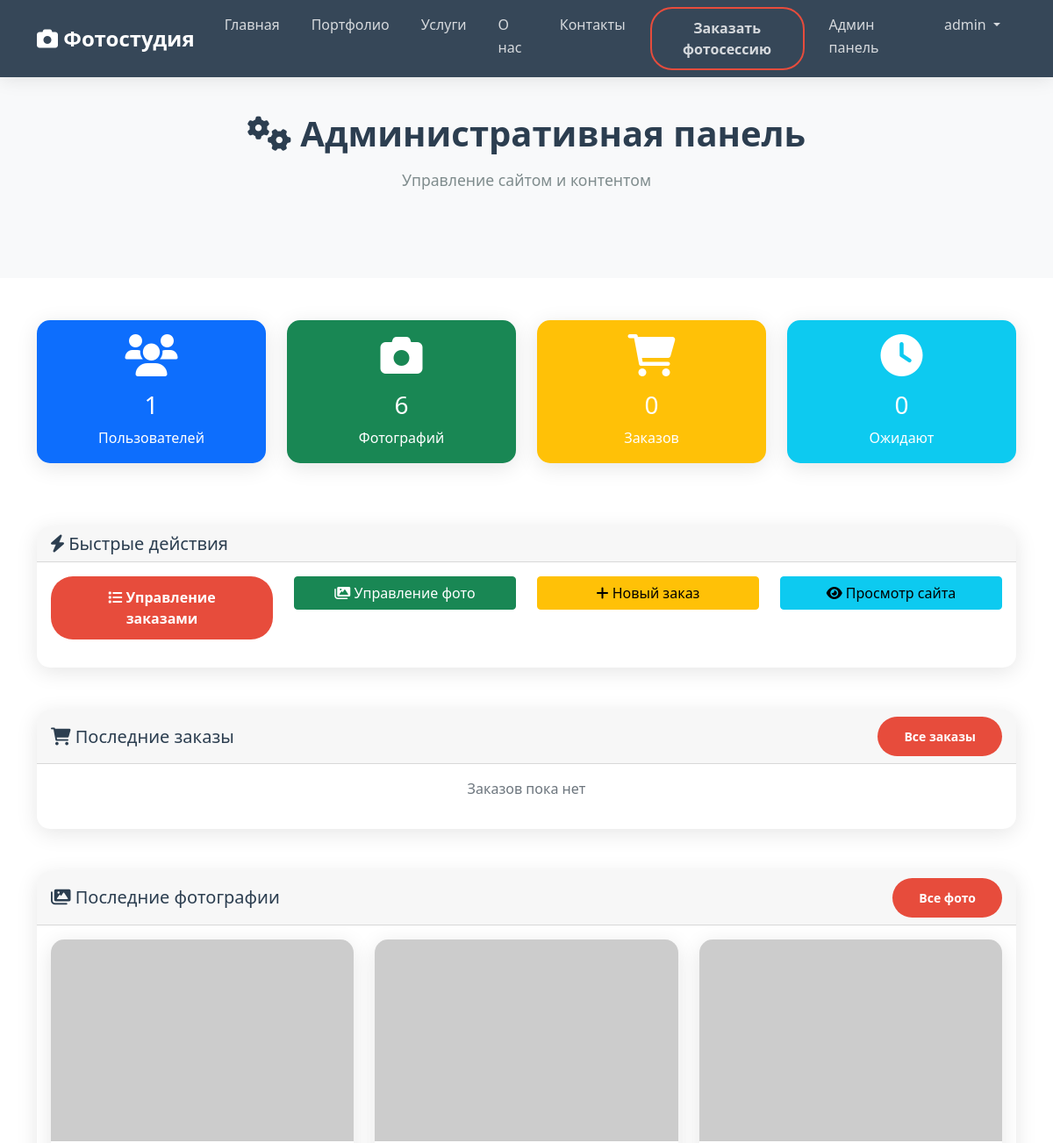
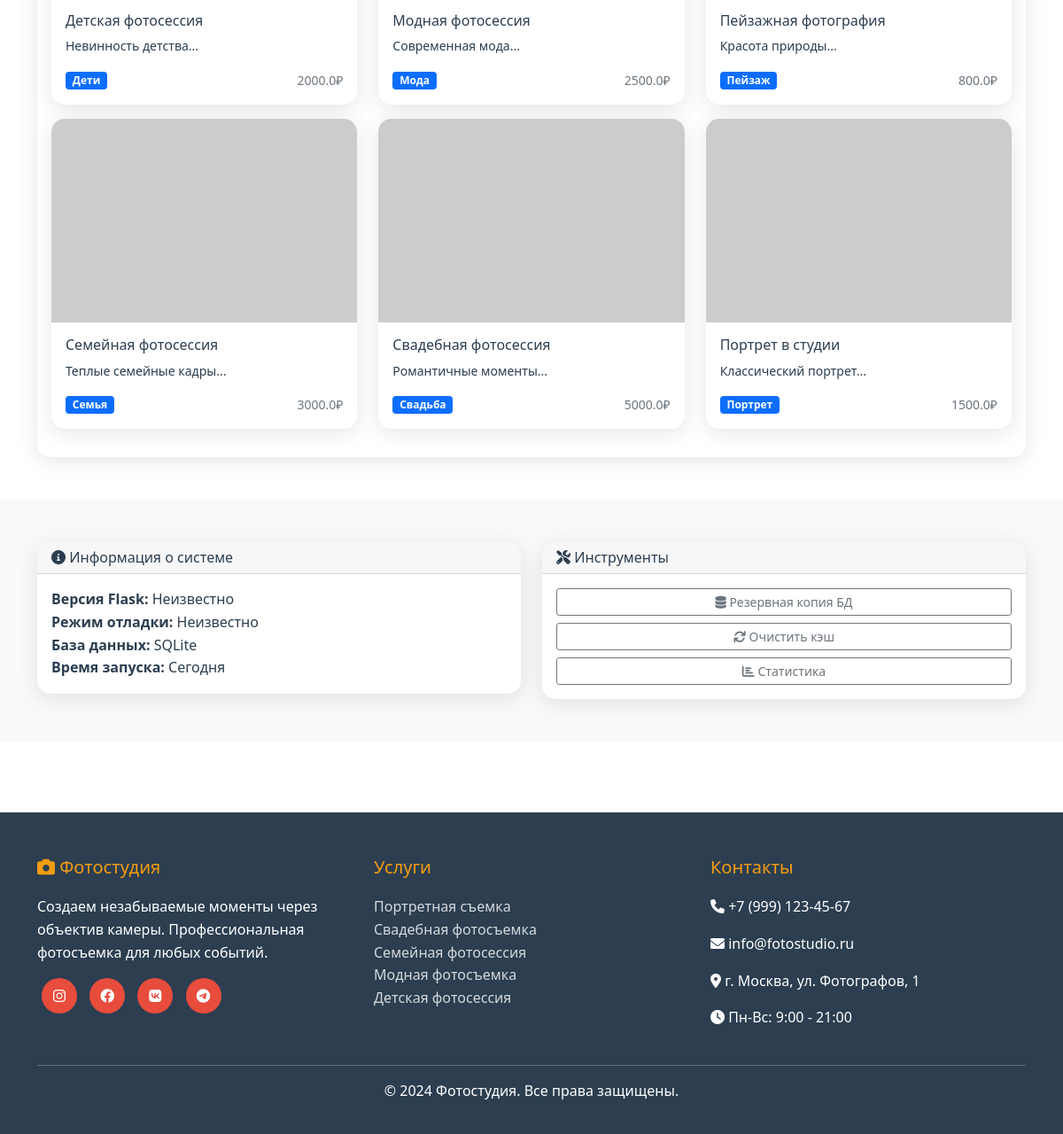
The page /admin (signed in) on the database its author committed (2 pictures, top to bottom).
### app.py (models this page shows, shortened)
class User(db.Model):
    id = db.Column(db.Integer, primary_key=True)
    username = db.Column(db.String(80), unique=True, nullable=False)
    email = db.Column(db.String(120), unique=True, nullable=False)
    password_hash = db.Column(db.String(200), nullable=False)
    is_admin = db.Column(db.Boolean, default=False)
    created_at = db.Column(db.DateTime, default=datetime.utcnow)

class Photo(db.Model):
    id = db.Column(db.Integer, primary_key=True)
    title = db.Column(db.String(100), nullable=False)
    description = db.Column(db.Text)
    filename = db.Column(db.String(200), nullable=False)
    category = db.Column(db.String(50), nullable=False)
    price = db.Column(db.Float)
    featured = db.Column(db.Boolean, default=False)
    created_at = db.Column(db.DateTime, default=datetime.utcnow)

### app.py (the view)
@app.route('/admin')
def admin():
    if not session.get('user_id') or not session.get('is_admin'):
        flash('Доступ запрещен!')
        return redirect(url_for('index'))
    orders = Order.query.order_by(Order.created_at.desc()).all()
    photos = Photo.query.order_by(Photo.created_at.desc()).all()
    users = User.query.all()
    return render_template('admin.html', orders=orders, photos=photos, users=users)

### templates/admin.html (shortened to what this page needs)
{% extends "base.html" %}
{% block content %}
<section class="py-5 bg-light">
    <div class="container">
        <div class="section-title">
            <h2><i class="fas fa-cogs"></i> Административная панель</h2>
            <p>Управление сайтом и контентом</p>
        </div>
    </div>
</section>
<section class="py-5">
    <div class="container">
        <div class="row mb-5">
            <div class="col-lg-3 col-md-6 mb-4">
                <div class="card bg-primary text-white">
                    <div class="card-body text-center">
                        <i class="fas fa-users fa-3x mb-3"></i>
                        <h3>{{ users|length }}</h3>
                        <p class="mb-0">Пользователей</p>
                    </div>
                </div>
            </div>
            <div class="col-lg-3 col-md-6 mb-4">
                <div class="card bg-success text-white">
                    <div class="card-body text-center">
                        <i class="fas fa-camera fa-3x mb-3"></i>
                        <h3>{{ photos|length }}</h3>
                        <p class="mb-0">Фотографий</p>
                    </div>
                </div>
            </div>
            <div class="col-lg-3 col-md-6 mb-4">
                <div class="card bg-warning text-white">
                    <div class="card-body text-center">
                        <i class="fas fa-shopping-cart fa-3x mb-3"></i>
                        <h3>{{ orders|length }}</h3>
                        <p class="mb-0">Заказов</p>
                    </div>
                </div>
            </div>
            <div class="col-lg-3 col-md-6 mb-4">
                <div class="card bg-info text-white">
                    <div class="card-body text-center">
                        <i class="fas fa-clock fa-3x mb-3"></i>
                        <h3>{{ orders|selectattr('status', 'equalto', 'pending')|list|length }}</h3>
                        <p class="mb-0">Ожидают</p>
                    </div>
                </div>
            </div>
        </div>
        <div class="row mb-5">
            <div class="col-12">
                <div class="card">
                    <div class="card-header">
                        <h5 class="mb-0"><i class="fas fa-bolt"></i> Быстрые действия</h5>
                    </div>
                    <div class="card-body">
                        <div class="row">
                            <div class="col-md-3 mb-3">
                                <a href="{{ url_for('admin_orders') }}" class="btn btn-primary w-100">
                                    <i class="fas fa-list"></i> Управление заказами
                                </a>
                            </div>
                            <div class="col-md-3 mb-3">
                                <a href="{{ url_for('admin_photos') }}" class="btn btn-success w-100">
                                    <i class="fas fa-images"></i> Управление фото
                                </a>
                            </div>
                            <div class="col-md-3 mb-3">
                                <a href="{{ url_for('order') }}" class="btn btn-warning w-100">
                                    <i class="fas fa-plus"></i> Новый заказ
                                </a>
                            </div>
                            <div class="col-md-3 mb-3">
                                <a href="{{ url_for('index') }}" class="btn btn-info w-100">
                                    <i class="fas fa-eye"></i> Просмотр сайта
                                </a>
                            </div>
                        </div>
                    </div>
                </div>
            </div>
        </div>
        <div class="row mb-5">
            <div class="col-12">
                <div class="card">
                    <div class="card-header d-flex justify-content-between align-items-center">
                        <h5 class="mb-0"><i class="fas fa-shopping-cart"></i> Последние заказы</h5>
                        <a href="{{ url_for('admin_orders') }}" class="btn btn-sm btn-primary">Все заказы</a>
                    </div>
                    <div class="card-body">
                        {% if orders %}
                        <div class="table-responsive">
                            <table class="table table-hover">
                                <thead>
                                    <tr>
                                        <th>ID</th>
                                        <th>Имя</th>
                                        <th>Тип съемки</th>
                                        <th>Дата</th>
                                        <th>Статус</th>
                                        <th>Действия</th>
                                    </tr>
                                </thead>
                                <tbody>
                                    {% for order in orders[:5] %}
                                    <tr>
                                        <td>#{{ order.id }}</td>
                                        <td>{{ order.name }}</td>
                                        <td>{{ order.session_type }}</td>
                                        <td>{{ order.date.strftime('%d.%m.%Y') }}</td>
                                        <td>
                                            <span class="badge
                                                {% if order.status == 'pending' %}bg-warning
                                                {% elif order.status == 'confirmed' %}bg-info
                                                {% elif order.status == 'completed' %}bg-success
                                                {% else %}bg-secondary{% endif %}">
                                                {{ order.status }}
                                            </span>
                                        </td>
                                        <td>
                                            <a href="{{ url_for('admin_orders') }}" class="btn btn-sm btn-outline-primary">
                                                <i class="fas fa-edit"></i>
                                            </a>
                                        </td>
                                    </tr>
                                    {% endfor %}
                                </tbody>
                            </table>
                        </div>
                        {% else %}
                        <p class="text-muted text-center">Заказов пока нет</p>
                        {% endif %}
                    </div>
                </div>
            </div>
        </div>
        <div class="row">
            <div class="col-12">
                <div class="card">
                    <div class="card-header d-flex justify-content-between align-items-center">
                        <h5 class="mb-0"><i class="fas fa-images"></i> Последние фотографии</h5>
                        <a href="{{ url_for('admin_photos') }}" class="btn btn-sm btn-primary">Все фото</a>
                    </div>
                    <div class="card-body">
                        {% if photos %}
                        <div class="row">
                            {% for photo in photos[:6] %}
                            <div class="col-lg-4 col-md-6 mb-3">
                                <div class="card h-100">
                                    <img src="https://via.placeholder.com/300x200/{{ ['e74c3c', '3498db', '2ecc71', 'f39c12', '9b59b6', '1abc9c'] | random }}/ffffff?text={{ photo.title | urlencode }}"
                                         class="card-img-top" alt="{{ photo.title }}">
                                    <div class="card-body">
                                        <h6 class="card-title">{{ photo.title }}</h6>
                                        <p class="card-text small">{{ photo.description[:50] }}...</p>
                                        <div class="d-flex justify-content-between align-items-center">
                                            <span class="badge bg-primary">{{ photo.category }}</span>
                                            <small class="text-muted">{{ photo.price }}₽</small>
                                        </div>
                                    </div>
                                </div>
                            </div>
                            {% endfor %}
                        </div>
                        {% else %}
                        <p class="text-muted text-center">Фотографий пока нет</p>
                        {% endif %}
                    </div>
                </div>
            </div>
        </div>
    </div>
</section>
<section class="py-5 bg-light">
    <div class="container">
        <div class="row">
            <div class="col-md-6">
                <div class="card">
                    <div class="card-header">
                        <h6 class="mb-0"><i class="fas fa-info-circle"></i> Информация о системе</h6>
                    </div>
                    <div class="card-body">
                        <ul class="list-unstyled mb-0">
                            <li><strong>Версия Flask:</strong> {{ config.VERSION if config and config.VERSION else 'Неизвестно' }}</li>
                            <li><strong>Режим отладки:</strong> {{ config.DEBUG if config and config.DEBUG else 'Неизвестно' }}</li>
                            <li><strong>База данных:</strong> SQLite</li>
                            <li><strong>Время запуска:</strong> {{ moment().format('DD.MM.YYYY HH:mm') if moment else 'Сегодня' }}</li>
                        </ul>
                    </div>
                </div>
            </div>
            <div class="col-md-6">
                <div class="card">
                    <div class="card-header">
                        <h6 class="mb-0"><i class="fas fa-tools"></i> Инструменты</h6>
                    </div>
                    <div class="card-body">
                        <div class="d-grid gap-2">
                            <button class="btn btn-outline-secondary btn-sm">
                                <i class="fas fa-database"></i> Резервная копия БД
                            </button>
                            <button class="btn btn-outline-secondary btn-sm">
                                <i class="fas fa-sync"></i> Очистить кэш
                            </button>
                            <button class="btn btn-outline-secondary btn-sm">
                                <i class="fas fa-chart-bar"></i> Статистика
                            </button>
                        </div>
                    </div>
                </div>
            </div>
        </div>
    </div>
</section>
{% endblock %}

### templates/base.html (shortened to what this page needs)
<!DOCTYPE html>
<html lang="ru">
<head>
    <link href="https://cdn.jsdelivr.net/npm/bootstrap@5.1.3/dist/css/bootstrap.min.css" rel="stylesheet">
    <link rel="stylesheet" href="https://cdnjs.cloudflare.com/ajax/libs/font-awesome/6.0.0/css/all.min.css">
</head>
<body>
    <nav class="navbar navbar-expand-lg navbar-dark fixed-top">
        <div class="container">
            <a class="navbar-brand" href="{{ url_for('index') }}">
                <i class="fas fa-camera"></i> Фотостудия
            </a>
            <div class="collapse navbar-collapse" id="navbarNav">
                <ul class="navbar-nav ms-auto">
                    <li class="nav-item">
                        <a class="nav-link" href="{{ url_for('index') }}">Главная</a>
                    </li>
                    <li class="nav-item">
                        <a class="nav-link" href="{{ url_for('portfolio') }}">Портфолио</a>
                    </li>
                    <li class="nav-item">
                        <a class="nav-link" href="{{ url_for('services') }}">Услуги</a>
                    </li>
                    <li class="nav-item">
                        <a class="nav-link" href="{{ url_for('about') }}">О нас</a>
                    </li>
                    <li class="nav-item">
                        <a class="nav-link" href="{{ url_for('contact') }}">Контакты</a>
                    </li>
                    <li class="nav-item">
                        <a class="nav-link btn btn-outline-primary" href="{{ url_for('order') }}">Заказать фотосессию</a>
                    </li>
                    {% if session.user_id %}
                        {% if session.is_admin %}
                            <li class="nav-item">
                                <a class="nav-link" href="{{ url_for('admin') }}">Админ панель</a>
                            </li>
                        {% endif %}
                        <li class="nav-item dropdown">
                            <a class="nav-link dropdown-toggle" href="#" id="navbarDropdown" role="button" data-bs-toggle="dropdown">
                                {{ session.username }}
                            </a>
                        </li>
                    {% else %}
                        <li class="nav-item">
                            <a class="nav-link" href="{{ url_for('login') }}">Войти</a>
                        </li>
                    {% endif %}
                </ul>
            </div>
        </div>
    </nav>
    <div style="margin-top: 80px;">
        {% block content %}{% endblock %}
    </div>
    <footer class="footer">
        <div class="container">
            <div class="row">
                <div class="col-md-4">
                    <h5><i class="fas fa-camera"></i> Фотостудия</h5>
                    <p>Создаем незабываемые моменты через объектив камеры. Профессиональная фотосъемка для любых событий.</p>
                    <div class="social-links">
                        <a href="#"><i class="fab fa-instagram"></i></a>
                        <a href="#"><i class="fab fa-facebook"></i></a>
                        <a href="#"><i class="fab fa-vk"></i></a>
                        <a href="#"><i class="fab fa-telegram"></i></a>
                    </div>
                </div>
                <div class="col-md-4">
                    <h5>Услуги</h5>
                    <ul class="list-unstyled">
                        <li><a href="#">Портретная съемка</a></li>
                        <li><a href="#">Свадебная фотосъемка</a></li>
                        <li><a href="#">Семейная фотосессия</a></li>
                        <li><a href="#">Модная фотосъемка</a></li>
                        <li><a href="#">Детская фотосессия</a></li>
                    </ul>
                </div>
                <div class="col-md-4">
                    <h5>Контакты</h5>
                    <p><i class="fas fa-phone"></i> +7 (999) 123-45-67</p>
                    <p><i class="fas fa-envelope"></i> info@fotostudio.ru</p>
                    <p><i class="fas fa-map-marker-alt"></i> г. Москва, ул. Фотографов, 1</p>
                    <p><i class="fas fa-clock"></i> Пн-Вс: 9:00 - 21:00</p>
                </div>
            </div>
            <hr class="mt-4 mb-3">
            <div class="text-center">
                <p>&copy; 2024 Фотостудия. Все права защищены.</p>
            </div>
        </div>
    </footer>
</body>
</html>

### rows shown on the page
User: username "admin"
Photo: title "Детская фотосессия", description "Невинность детства", category "Дети", price "2000.0"
Photo: title "Модная фотосессия", description "Современная мода", category "Мода", price "2500.0"
Photo: title "Пейзажная фотография", description "Красота природы", category "Пейзаж", price "800.0"
Photo: title "Семейная фотосессия", description "Теплые семейные кадры", category "Семья", price "3000.0"
Photo: title "Свадебная фотосессия", description "Романтичные моменты", category "Свадьба", price "5000.0"
Photo: title "Портрет в студии", description "Классический портрет", category "Портрет", price "1500.0"

### other values the page prints
{{ users|length }} "1"
{{ photos|length }} "6"
{{ orders|length }} "0"
{{ orders|selectattr('status', 'equalto', 'pending')|list|length }} "0"
{{ config.VERSION if config and config.VERSION else 'Неизвестно' }} "Неизвестно"
{{ config.DEBUG if config and config.DEBUG else 'Неизвестно' }} "Неизвестно"
{{ moment().format('DD.MM.YYYY HH:mm') if moment else 'Сегодня' }} "Сегодня"
